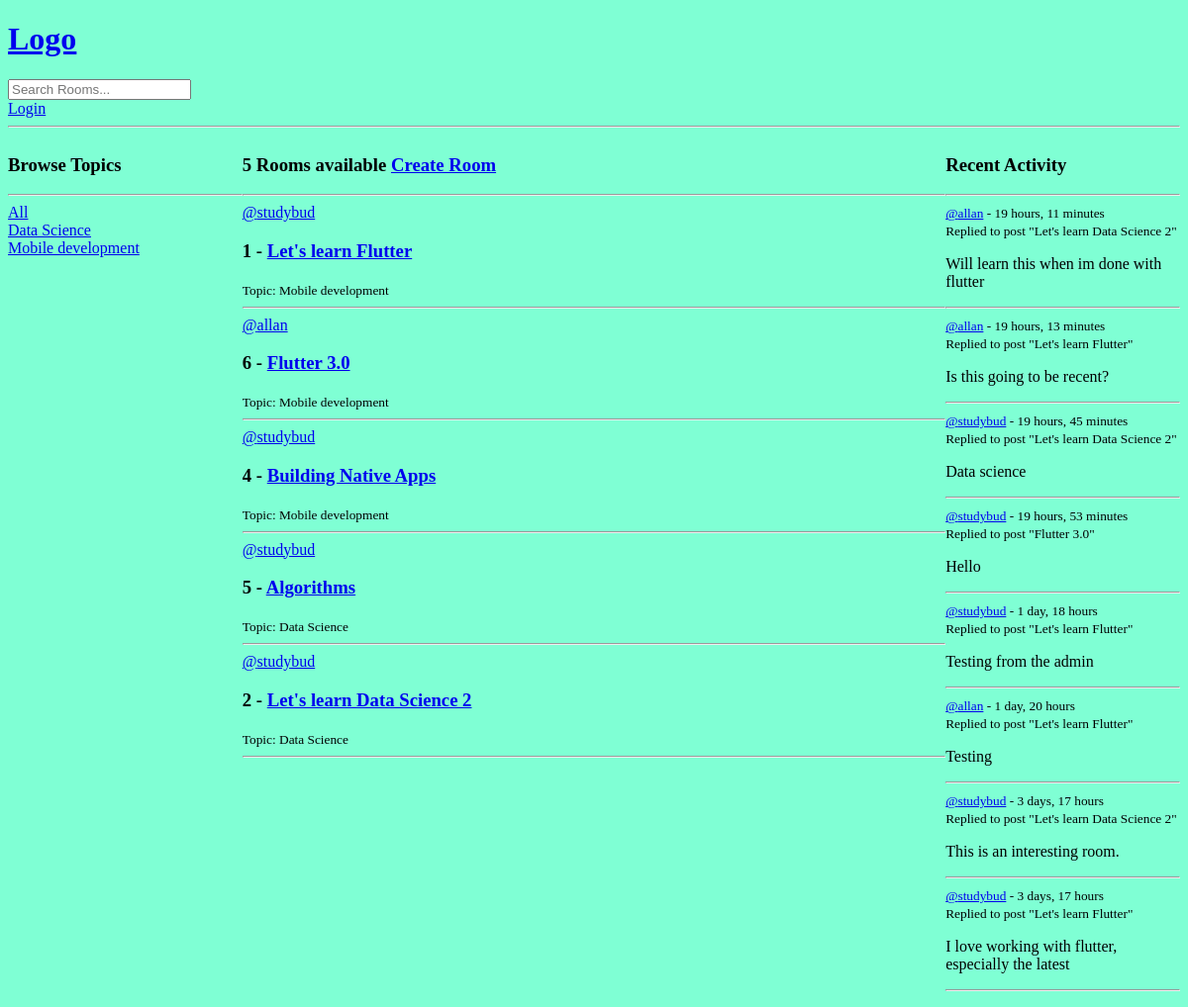
The app's page /, older data.
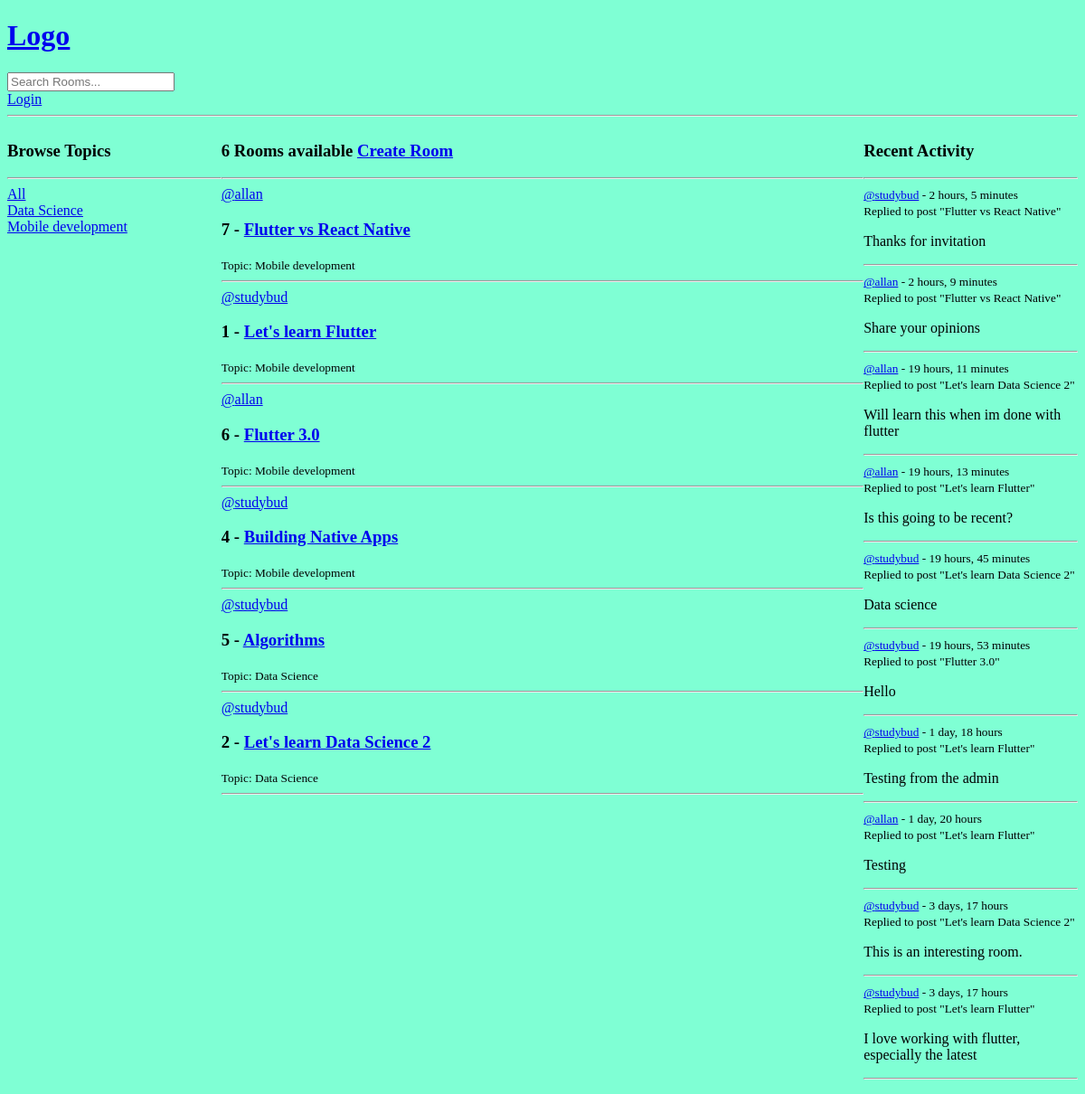
The same page, newer data.
### base/models.py (models this page shows, shortened)
class Topic(models.Model):
    name = models.CharField(max_length=200)

class Room(models.Model):
    host = models.ForeignKey(User, on_delete=models.SET_NULL, null=True)
    topic = models.ForeignKey(Topic, on_delete=models.SET_NULL, null=True)
    name = models.CharField(max_length=200)
    description = models.TextField(null=True, blank=True)
    participants = models.ManyToManyField(User, related_name='participants', blank=True)
    updated = models.DateTimeField(auto_now=True)
    created = models.DateTimeField(auto_now_add=True)
    class Meta:
        ordering = ['-updated', '-created'] # ordering the latest to be ontop
    def __str__(self):
        return self.name

class Message(models.Model):
    user = models.ForeignKey(User, on_delete=models.CASCADE)
    room = models.ForeignKey(Room, on_delete=models.CASCADE)
    body = models.TextField()
    updated = models.DateTimeField(auto_now=True)
    created = models.DateTimeField(auto_now_add=True)
    class Meta:
        ordering = ['-updated', '-created'] # ordering the latest to be ontop
    def __str__(self):
        return self.body[0:50]

### base/views.py (the view)
# urls.py: path('', views.home, name="home"),
def home(request):
    q = request.GET.get('q') if request.GET.get('q') != None else '' # create a variable to get whatever we pass on the URL
    rooms  = Room.objects.filter(
        Q(topic__name__icontains=q) | # & - and | - or
        Q(name__icontains=q) |
        Q(description__icontains=q)
    )
    topics = Topic.objects.all()
    room_count = rooms.count()
    room_comments = Message.objects.filter(Q(room__topic__name__icontains=q)) # Filters and search for rooms and related topics
    context = {
        'rooms': rooms,
        'topics': topics,
        'room_count': room_count,
        'room_comments': room_comments,
    }
    return render(request, 'base/home.html', context)

### base/templates/base/home.html (shortened to what this page needs)
{% extends 'main.html' %}
{% block content %}
<div class="home-container">
    <div>
        {% include 'base/components/browse_topics.html' %}
    </div>
    <div>
        <h3>{{room_count}} Rooms available <a href="{% url 'create-room' %}">Create Room</a></h3>
        <hr>
        {% include 'base/components/feed_component.html' %}
    </div>
    <div>
        {% include 'base/components/recent_activity.html' %}
    </div>
</div>
{% endblock %}

### base/templates/base/components/browse_topics.html
<h3>Browse Topics</h3>
<hr>
<div>
    <a href="{% url 'home' %}">All</a>
</div>
{% for topic in topics %}
    <div>
        <a href="{% url 'home' %}?q={{topic.name}}">{{topic.name}}</a>
    </div>
{% endfor %}

### base/templates/base/components/feed_component.html (shortened to what this page needs)
<div>
    {% for room in rooms %}
        <a href="{% url 'user-profile' room.host.id %}">@{{room.host.username}}</a>
        <h3>{{ room.id }} - <a href="{% url 'room' room.id %}">{{room.name}}</a></h3>
        <small>Topic: {{ room.topic.name }}</small>
        <br>
        <hr>
    {% endfor %}
</div>

### base/templates/base/components/recent_activity.html (shortened to what this page needs)
<h3>Recent Activity</h3>
<hr>
{% for room_comment in room_comments %}
    <div>
        <small><a href="{% url 'user-profile' room_comment.user %}">@{{ room_comment.user }}</a> - {{ room_comment.created|timesince }}</small> <br>
        <small>Replied to post "{{ room_comment.room }}"</small>
        <p>{{ room_comment }}</p>
        <hr>
    </div>
{% endfor %}

Row changes from the older to the newer data that the page shows:
added Room: host.username "allan", id "7", name "Flutter vs React Native", topic.name "Mobile development"
added Message: user "studybud", created "2 hours, 5 minutes", room "Flutter vs React Native", body "Thanks for invitation"
added Message: user "allan", created "2 hours, 9 minutes", room "Flutter vs React Native", body "Share your opinions"
Text that changed along with them:
{{ room_count }}: "5" → "6"
